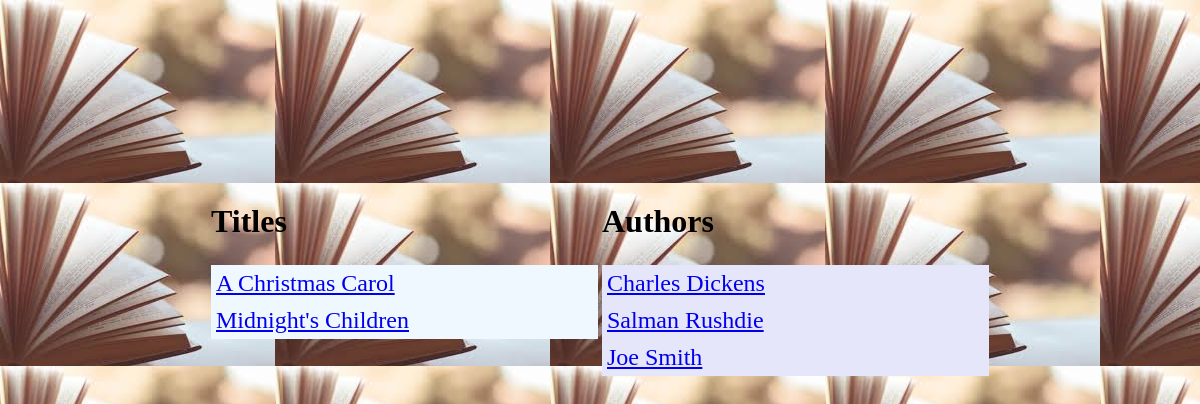
The app's page /, older data.
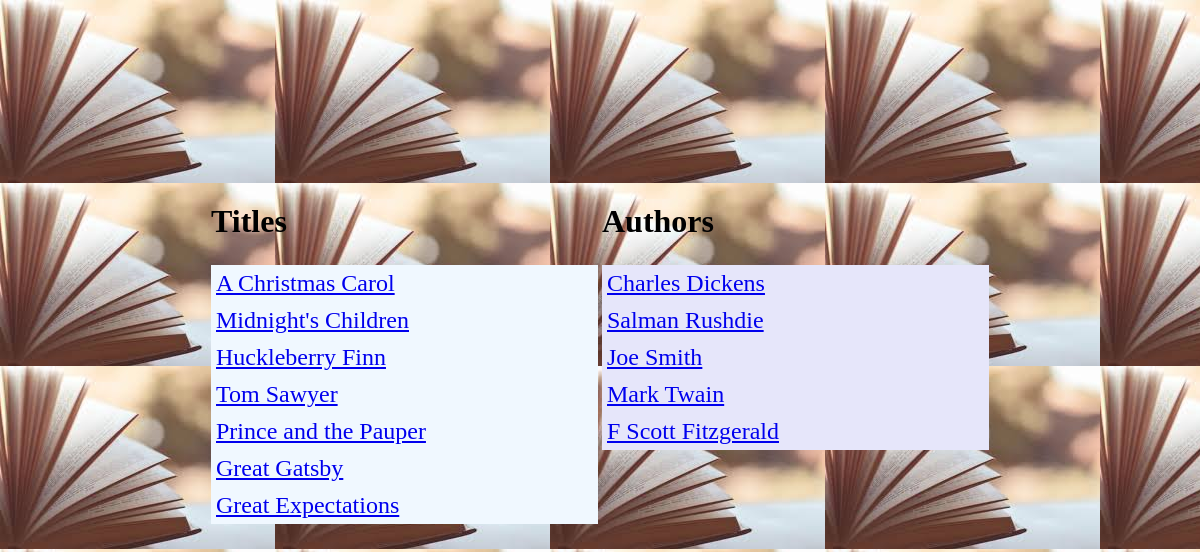
The same page, newer data.
### catalog/models.py (models this page shows, shortened)
class Book(models.Model):
	title = models.CharField(max_length=200)
	pubdate = models.DateTimeField(default = "2000-01-01")
	publisher = models.CharField(max_length=100, default='')
	pagecount = models.IntegerField(default=0)
	isbn = models.CharField(max_length=30, default='')
	author = models.ManyToManyField(Author)

class Author(models.Model):
	name = models.CharField(max_length=100)
	dead = models.BooleanField(default=False)
	email = models.EmailField(max_length=100, default='')

### catalog/views.py (the view)
# urls.py: 2. Add a URL to urlpatterns:  url(r'^$', views.home, name='home')
def home(request):
	books = Book.objects.all()
	authors = Author.objects.all()
	t = loader.get_template('home.html')
	c = dict({'books': books, 'authors': authors})
	return HttpResponse(t.render(c))

### catalog/templates/home.html
{% extends "base.html" %}
{% block titles %}
{% for book in books %}
<div class="book"><a href="titles/{{ book.title }}">{{ book.title }}</a></div>
{% endfor %}
{% endblock %}
{% block authors %}
{% for author in authors %}
<div class="author"><a href="authors/{{ author.name }}">{{ author.name }}</a></div>
{% endfor %}
{% endblock %}

### catalog/templates/base.html
{% extends "page.html" %}
{% block content %}
<table border="0">
<tr><td width="20%"><h1>Titles</h1></td><td width="20%"><h1>Authors</h1></td></tr>
<tr>
<td>
{% block titles %}
{% endblock %}
</td>
<td>
{% block authors %}
{% endblock %}
</td>
</table>
{% endblock %}

### catalog/templates/page.html (shortened to what this page needs)
<html>
<head>
{% load static %}
</head>
<body>
<div class="main">
{% block content %}
{% endblock %}
</div>
</body>
</html>

Row changes from the older to the newer data that the page shows:
added Book: title "Huckleberry Finn"
added Book: title "Tom Sawyer"
added Book: title "Prince and the Pauper"
added Book: title "Great Gatsby"
added Book: title "Great Expectations"
added Author: name "Mark Twain"
added Author: name "F Scott Fitzgerald"
